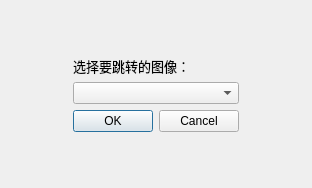
<?xml version="1.0" encoding="UTF-8"?>
<ui version="4.0">
 <class>ImgLeapDlg</class>
 <widget class="QDialog" name="ImgLeapDlg">
  <property name="geometry">
   <rect>
    <x>0</x>
    <y>0</y>
    <width>312</width>
    <height>188</height>
   </rect>
  </property>
  <property name="windowTitle">
   <string>Dialog</string>
  </property>
  <layout class="QGridLayout" name="gridLayout">
   <item row="0" column="0">
    <widget class="QWidget" name="widget" native="true">
     <layout class="QGridLayout" name="gridLayout_2">
      <item row="3" column="1">
       <widget class="QDialogButtonBox" name="buttonBox">
        <property name="orientation">
         <enum>Qt::Horizontal</enum>
        </property>
        <property name="standardButtons">
         <set>QDialogButtonBox::Cancel|QDialogButtonBox::Ok</set>
        </property>
       </widget>
      </item>
      <item row="1" column="1">
       <widget class="QLabel" name="label">
        <property name="font">
         <font>
          <pointsize>10</pointsize>
         </font>
        </property>
        <property name="text">
         <string>选择要跳转的图像：</string>
        </property>
       </widget>
      </item>
      <item row="2" column="2">
       <spacer name="horizontalSpacer_2">
        <property name="orientation">
         <enum>Qt::Horizontal</enum>
        </property>
        <property name="sizeHint" stdset="0">
         <size>
          <width>40</width>
          <height>20</height>
         </size>
        </property>
       </spacer>
      </item>
      <item row="2" column="0">
       <spacer name="horizontalSpacer">
        <property name="orientation">
         <enum>Qt::Horizontal</enum>
        </property>
        <property name="sizeHint" stdset="0">
         <size>
          <width>40</width>
          <height>20</height>
         </size>
        </property>
       </spacer>
      </item>
      <item row="2" column="1">
       <widget class="QComboBox" name="comboBox"/>
      </item>
      <item row="0" column="1">
       <spacer name="verticalSpacer">
        <property name="orientation">
         <enum>Qt::Vertical</enum>
        </property>
        <property name="sizeHint" stdset="0">
         <size>
          <width>20</width>
          <height>40</height>
         </size>
        </property>
       </spacer>
      </item>
     </layout>
    </widget>
   </item>
   <item row="1" column="0">
    <spacer name="verticalSpacer_2">
     <property name="orientation">
      <enum>Qt::Vertical</enum>
     </property>
     <property name="sizeHint" stdset="0">
      <size>
       <width>20</width>
       <height>40</height>
      </size>
     </property>
    </spacer>
   </item>
  </layout>
 </widget>
 <resources/>
 <connections>
  <connection>
   <sender>buttonBox</sender>
   <signal>accepted()</signal>
   <receiver>ImgLeapDlg</receiver>
   <slot>accept()</slot>
   <hints>
    <hint type="sourcelabel">
     <x>248</x>
     <y>254</y>
    </hint>
    <hint type="destinationlabel">
     <x>157</x>
     <y>274</y>
    </hint>
   </hints>
  </connection>
  <connection>
   <sender>buttonBox</sender>
   <signal>rejected()</signal>
   <receiver>ImgLeapDlg</receiver>
   <slot>reject()</slot>
   <hints>
    <hint type="sourcelabel">
     <x>316</x>
     <y>260</y>
    </hint>
    <hint type="destinationlabel">
     <x>286</x>
     <y>274</y>
    </hint>
   </hints>
  </connection>
 </connections>
</ui>
